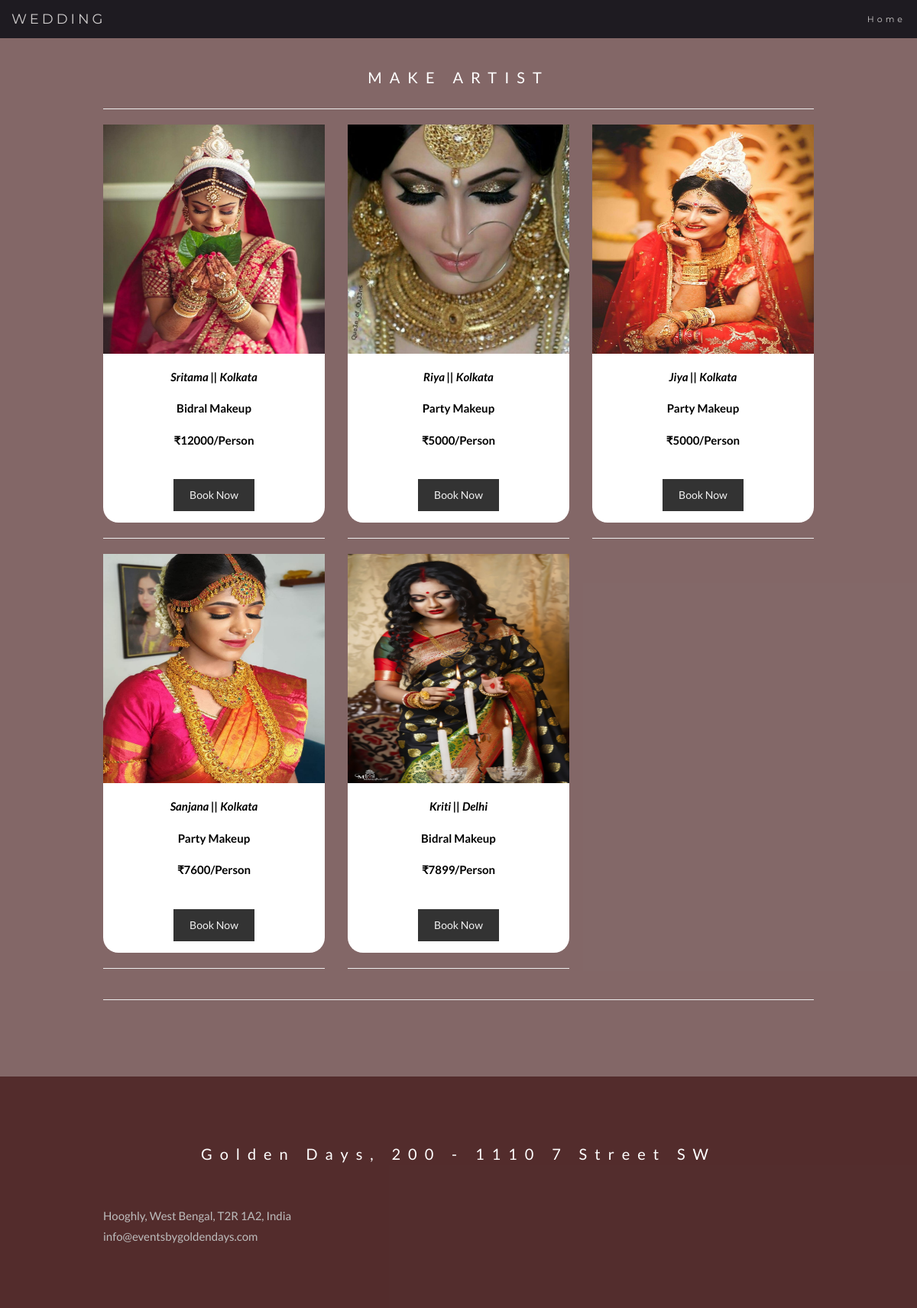
Page /Wedding/makeuppage/ on the committed database.
### baseApp/models.py (models this page shows, shortened)
class MakeupArtist(models.Model):
    mua_name = models.CharField(max_length=50)
    type= models.ForeignKey(MakeupType,on_delete=models.CASCADE)
    mua_phone= models.CharField(max_length=30)
    mua_location= models.ForeignKey(Location,on_delete=models.CASCADE)
    mua_office = models.CharField(max_length=30,blank=True)
    package=  models.CharField(max_length=30)
    specification=  models.CharField(max_length=30,blank=True,choices=specification_choices,)
    mu_desc= models.CharField(max_length=300,blank=True)
    mua_log= models.DateTimeField(auto_now_add=True)
    picture= models.ImageField(upload_to="MUAs",blank=True)
    servicefor=  models.ForeignKey(ServiceFor,on_delete=models.CASCADE,default=1)

class Location(models.Model):
    location= models.CharField(max_length=30)
    location_desc= models.CharField(max_length=300,blank=True)
    location_log= models.DateTimeField(auto_now_add=True)
    def __str__(self):
        return self.location

class MakeupType(models.Model):
    type = models.CharField(max_length=30)
    type_desc= models.CharField(max_length=300,blank=True)
    mtype_log= models.DateTimeField(auto_now_add=True)
    def __str__(self):
        return self.type

### baseApp/views.py (the view, shortened to what this page needs)
# urls.py: path('makeuppage',views.makeuppage,name='makeuppage'),
def makeuppage (request):
	ma_data= MakeupArtist.objects.all()
	return render(request,'makeup_details.html',{'MAData':ma_data})

### templates/makeup_details.html (shortened to what this page needs)
{% extends 'makeup_base.html'%}
{%load static%}
{% load app_extras %}
{% block bodyblock %}
<link rel="stylesheet" href="https://cdnjs.cloudflare.com/ajax/libs/font-awesome/4.7.0/css/font-awesome.min.css">
<div class="container">
  <h3 class="text-center">MAKE ARTIST</h3>
  <hr class="featurette-divider">
{% if MAData %}
  <div class="row text-center">
    {% for ma_item in MAData %}
    <div class="col-sm-4">
      <div class="thumbnail">
        {% if ma_item.picture %}
        <img src="{{ma_item.picture.url}}" style="width:380px; height:300px;">
        {% endif %}
        <p class="text-center"><strong  style="color:black">{{ma_item.mua_name}} || {{ma_item.mua_location}}</strong></p>
        <p>
          <div class="row text-center">
            <div class="text-center">
              <span style="color:black">
              <strong>{{ma_item.type}}</strong>
              </span>
            </div>
        </p>
        <p>
            <div class="text-center">
                <span style="color:black">
                <strong>₹{{ma_item.package}}/Person</strong>
                </span>
            </div>
        </p>
          </div>
      <button class="btn" data-toggle="modal" data-target="#myModal{{ma_item.id}}">Book Now</button>
      </div>
<hr class="featurette-divider">
    </div>
{% endfor %}
  <hr class="featurette-divider">
{% else %}
  <h3 class="text-center">No Data Available now</h3>
{% endif %}
{% endblock %}

### templates/makeup_base.html (shortened to what this page needs)
<!DOCTYPE html>
<html lang="en">
{%load static%}
<head>
  <link rel="stylesheet" href="https://maxcdn.bootstrapcdn.com/bootstrap/3.4.1/css/bootstrap.min.css">
</head>
<body id="myPage" data-spy="scroll" data-target=".navbar" data-offset="50">
<nav class="navbar navbar-default navbar-fixed-top">
  <div class="container-fluid">
    <div class="navbar-header">
      <a class="navbar-brand" href="{% url 'Wedding' %}">WEDDING</a>
    </div>
    <div class="collapse navbar-collapse" id="myNavbar">
      <ul class="nav navbar-nav navbar-right">
        <li><a href="{% url 'base' %}">Home</a></li>
      </ul>
    </div>
  </div>
</nav>
<div id="Bride" class="bg-1">
    {% block bodyblock %}
    {% endblock %}
  <div id="siteinfo" class="bg-1">
  <div class="container">
    <h3 class="text-center">Golden Days, 200 - 1110 7 Street SW</h3><br><h7 class="text-center"> Hooghly, West Bengal, T2R 1A2, India</h7><br><span>info@eventsbygoldendays.com</span>
    </div>
  </div>
</body>
</html>

### templates/makeup_base.html (style rules this page uses)
body { min-height: 100vh; width: 100vw; font: 400 15px/1.8 Lato, sans-serif; color: #777; overflow-x: hidden; }
h3, h4 { margin: 10px 0 30px 0; letter-spacing: 10px; font-size: 20px; color: #111; }
.container { padding: 80px 120px; }
.bg-1 { background: rgba(53, 8, 8, 0.61); color: #bdbdbd; }
.bg-1 h3 { color: #fff; }
.bg-1 p { font-style: italic; }
.thumbnail { padding: 0 0 15px 0; border: none; border-radius: 20px; }
.thumbnail p { margin-top: 20px; color: #555; }
.btn { padding: 10px 20px; background-color: #333; color: #f1f1f1; border-radius: 0; transition: .2s; }
.navbar { font-family: Montserrat, sans-serif; margin-bottom: 0; background-color: #13131a; border: 0; font-size: 11px !important; letter-spacing: 4px; opacity: 0.9; }
.navbar li a, .navbar .navbar-brand { color: #d5d5d5 !important; }

### rows in the picture
MakeupArtist: picture (picture), mua_name "Sritama", mua_location "Kolkata", type "Bidral Makeup", package "12000"
MakeupArtist: picture (picture), mua_name "Riya", mua_location "Kolkata", type "Party Makeup", package "5000"
MakeupArtist: picture (picture), mua_name "Jiya", mua_location "Kolkata", type "Party Makeup", package "5000"
MakeupArtist: picture (picture), mua_name "Sanjana", mua_location "Kolkata", type "Party Makeup", package "7600"
MakeupArtist: picture (picture), mua_name "Kriti", mua_location "Delhi", type "Bidral Makeup", package "7899"
